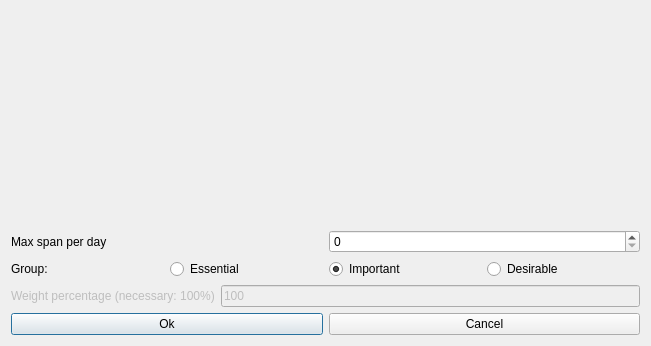
<?xml version="1.0" encoding="UTF-8"?>
<ui version="4.0">
 <class>ModifyConstraintTeachersMaxSpanPerDayForm_template</class>
 <widget class="QDialog" name="ModifyConstraintTeachersMaxSpanPerDayForm_template">
  <property name="geometry">
   <rect>
    <x>0</x>
    <y>0</y>
    <width>651</width>
    <height>346</height>
   </rect>
  </property>
  <property name="windowTitle">
   <string extracomment="This is the title of the dialog to modify a constraint of this type">Modify teachers max span per day</string>
  </property>
  <layout class="QVBoxLayout" name="verticalLayout">
   <item>
    <spacer name="spacer5">
     <property name="orientation">
      <enum>Qt::Vertical</enum>
     </property>
     <property name="sizeType">
      <enum>QSizePolicy::Expanding</enum>
     </property>
     <property name="sizeHint" stdset="0">
      <size>
       <width>20</width>
       <height>83</height>
      </size>
     </property>
    </spacer>
   </item>
   <item>
    <layout class="QHBoxLayout" name="horizontalLayout">
     <item>
      <widget class="QLabel" name="textLabel1">
       <property name="text">
        <string>Max span per day</string>
       </property>
       <property name="wordWrap">
        <bool>false</bool>
       </property>
      </widget>
     </item>
     <item>
      <widget class="QSpinBox" name="maxSpanSpinBox"/>
     </item>
    </layout>
   </item>
   <item>
    <layout class="QHBoxLayout" name="horizontalLayout_4">
     <item>
      <widget class="QLabel" name="groupTextLabel">
       <property name="text">
        <string>Group:</string>
       </property>
      </widget>
     </item>
     <item>
      <widget class="QRadioButton" name="essentialRadioButton">
       <property name="text">
        <string>Essential</string>
       </property>
      </widget>
     </item>
     <item>
      <widget class="QRadioButton" name="importantRadioButton">
       <property name="text">
        <string>Important</string>
       </property>
       <property name="checked">
        <bool>true</bool>
       </property>
      </widget>
     </item>
     <item>
      <widget class="QRadioButton" name="desirableRadioButton">
       <property name="text">
        <string>Desirable</string>
       </property>
      </widget>
     </item>
    </layout>
   </item>
   <item>
    <layout class="QHBoxLayout" name="horizontalLayout_2">
     <item>
      <widget class="QLabel" name="weightTextLabel">
       <property name="enabled">
        <bool>false</bool>
       </property>
       <property name="frameShape">
        <enum>QFrame::NoFrame</enum>
       </property>
       <property name="frameShadow">
        <enum>QFrame::Plain</enum>
       </property>
       <property name="text">
        <string>Weight percentage (necessary: 100%)</string>
       </property>
       <property name="wordWrap">
        <bool>false</bool>
       </property>
      </widget>
     </item>
     <item>
      <widget class="QLineEdit" name="weightLineEdit">
       <property name="enabled">
        <bool>false</bool>
       </property>
       <property name="text">
        <string notr="true">100</string>
       </property>
      </widget>
     </item>
    </layout>
   </item>
   <item>
    <layout class="QHBoxLayout">
     <item>
      <widget class="QPushButton" name="okPushButton">
       <property name="text">
        <string>Ok</string>
       </property>
      </widget>
     </item>
     <item>
      <widget class="QPushButton" name="cancelPushButton">
       <property name="text">
        <string>Cancel</string>
       </property>
      </widget>
     </item>
    </layout>
   </item>
  </layout>
 </widget>
 <layoutdefault spacing="6" margin="11"/>
 <resources/>
 <connections/>
</ui>
